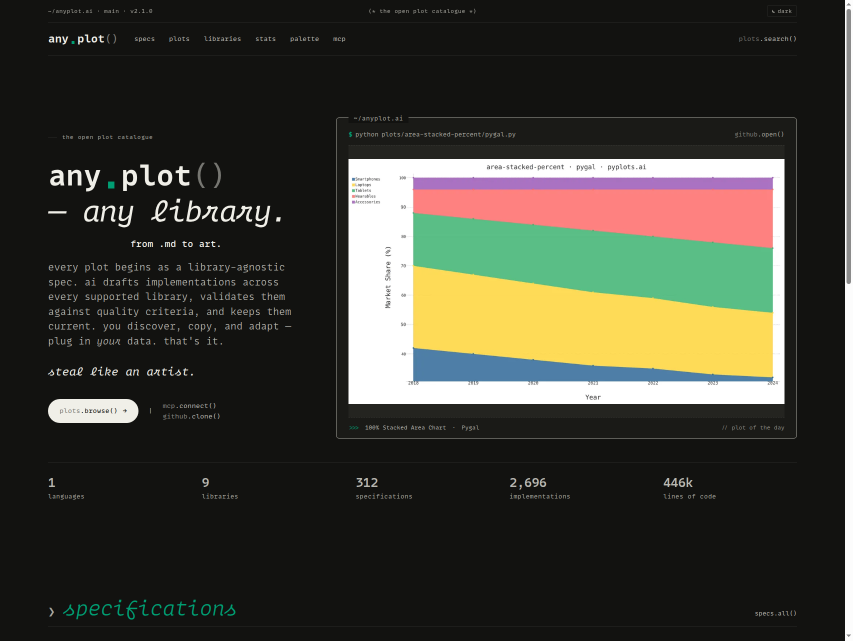
#> input picture audit-dark-home.png, 1705 x 1281 px (shown at 1/2 size)
$ python -i images.py   (imports and definitions only)
#> lines starting #> are read from the running program, lines starting #| are printed output that depends on the picture
"""Image processing utilities for anyplot.

This module provides reusable functions for image manipulation:
- Thumbnail generation with aspect ratio preservation
- PNG optimization with pngquant
- Branded og:image generation for social media (any.plot() visual style)
- Collage generation for spec overview pages
- Before/after comparison images for update reviews

Usage as CLI:
    python -m core.images thumbnail input.png output.png 400
    python -m core.images process input.png output.png thumb.png
    python -m core.images brand input.png output.png "scatter-basic" "matplotlib"
    python -m core.images collage output.png img1.png img2.png img3.png img4.png
    python -m core.images compare before.png after.png output.png [spec_id] [library]
    python -m core.images home output.png [theme]
"""

import logging
import os
import threading
import time
from io import BytesIO
from pathlib import Path

from PIL import Image, ImageDraw, ImageFont
from PIL import features as pil_features

# anyplot categorical palette — "imprint" (v3 hybrid-v3 ordering).
# Defined as a separate module so the project's named-API (palette.green,
# palette.semantic.bad, etc.) plus sequential / diverging cmaps live in one
# place. Full design rationale:
#   docs/reference/palette-variants/v3/decision-rationale.md
from .palette import AMBER as ANYPLOT_AMBER  # noqa: F401  (re-exported public API)
from .palette import BLUE as ANYPLOT_BLUE
from .palette import CYAN as ANYPLOT_CYAN
from .palette import GREEN as ANYPLOT_GREEN
from .palette import IMPRINT as ANYPLOT_PALETTE  # noqa: F401  (re-exported public API)
from .palette import LAVENDER as ANYPLOT_LAVENDER
from .palette import LIME as ANYPLOT_LIME
from .palette import OCHRE as ANYPLOT_OCHRE
from .palette import RED as ANYPLOT_RED
from .palette import ROSE as ANYPLOT_ROSE
from .palette import palette  # noqa: F401  (re-exported named API)


# Note: imprint_seq / imprint_div_{light,dark} are NOT auto-registered with
# matplotlib when this module is imported — core/images.py is PIL-only and
# importing it should not pull matplotlib in as a side effect. Callers that
# render with matplotlib should call
# ``from core.palette import register_with_matplotlib; register_with_matplotlib()``
# themselves before referring to the cmaps by string name.


logger = logging.getLogger(__name__)

# Responsive image sizes and formats (issue #5191)
RESPONSIVE_SIZES = [1200, 800, 400]
RESPONSIVE_FORMATS: list[tuple[str, str, dict]] = [("png", "PNG", {}), ("webp", "WEBP", {"quality": 80})]
WEBP_FULL_QUALITY = 85

# GCS bucket for static assets (fonts). MonoLisa 3.000 (Code family, variable
# wght + GRAD); the cache dir carries the version so a warm container never
# serves an older file under the same name.
GCS_STATIC_BUCKET = "anyplot-static"
MONOLISA_FONT_PATH = "fonts/v3/desktop/MonoLisaCodeUpright.ttf"
MONOLISA_ITALIC_FONT_PATH = "fonts/v3/desktop/MonoLisaCodeItalic.ttf"
FONT_CACHE_DIR = Path("/tmp/anyplot-fonts/v3")
# OpenType stylistic set that turns MonoLisa Italic into its script forms
# (`ss01` since v3; it was `ss02` in v2, which now means "alt i r").
MONOLISA_SCRIPT_FEATURE = "ss01"

# =============================================================================
# Design tokens — match docs/reference/style-guide.md (§4 Color System)
# =============================================================================
#
# Theme dicts so OG images can be rendered light or dark from the same code.
# Token names mirror the CSS custom properties defined in the React app
# (`--bg-page`, `--ink`, `--imprint-green`, etc.) so the OG cards read as a direct
# translation of the in-product surfaces. The imprint palette itself is
# re-exported from core/palette at the top of this module.

LIGHT_THEME: dict[str, str] = {
    "bg_page": "#F5F3EC",  # warm cream — matches `--bg-page` in app/src/styles/tokens.css
    "bg_surface": "#FAF8F1",  # plot card surface — `--bg-surface`
    "ink": "#1A1A17",  # primary text — `--ink`
    "ink_soft": "#4A4A44",  # secondary text — `--ink-soft`
    "ink_muted": "#6B6A63",  # tertiary / meta — `--ink-muted`
    "rule": "#D4D2CC",  # ~rgba(26,26,23,0.15) flattened on bg_page
    "card_shadow": "#D9D5C8",
}

DARK_THEME: dict[str, str] = {
    "bg_page": "#121210",  # warm near-black — matches dark `--bg-page` in tokens.css
    "bg_surface": "#1A1A17",
    "ink": "#F0EFE8",
    "ink_soft": "#B8B7B0",
    "ink_muted": "#A8A79F",
    "rule": "#33332F",  # ~rgba(240,239,232,0.15) flattened on bg_page
    "card_shadow": "#000000",
}

# Library → anyplot palette accent color used for the colored 8x8 chip square
# next to library.method() callouts. Falls back to brand green for unknowns.
# Mapping picks the imprint hue that best matches each library's own brand
# identity rather than a fixed slot position — so plotly stays blue-ish,
# bokeh stays purple-ish, matplotlib keeps its red accent, etc.
LIBRARY_COLORS: dict[str, str] = {
    "matplotlib": ANYPLOT_RED,  # matplotlib logo's red accent
    "seaborn": ANYPLOT_ROSE,  # warm statistical-plot mood
    "plotly": ANYPLOT_BLUE,  # plotly's brand blue
    "bokeh": ANYPLOT_LAVENDER,  # bokeh's purple brand
    "altair": ANYPLOT_GREEN,  # altair has green, also brand anchor
    "plotnine": ANYPLOT_LIME,  # ggplot/plotnine green family
    "pygal": ANYPLOT_OCHRE,  # pygal's warm yellow logo
    "highcharts": ANYPLOT_CYAN,  # highcharts cyan-blue brand — distinct from plotly
    "letsplot": ANYPLOT_GREEN,
    "lets-plot": ANYPLOT_GREEN,
}

# Library → typical method call hint shown inside `library.method()` chips.
# Pure visual texture — these don't have to match any single example exactly.
LIBRARY_METHOD_HINTS: dict[str, str] = {
    "matplotlib": "pyplot.plot()",
    "seaborn": "scatterplot()",
    "plotly": "graph_objects.Figure()",
    "bokeh": "figure()",
    "altair": "Chart.mark_point()",
    "plotnine": "ggplot()",
    "pygal": "Line()",
    "highcharts": "Chart()",
    "letsplot": "ggplot()",
    "lets-plot": "ggplot()",
}

# Shortcut aliases used by the OG image pipeline.
ANYPLOT_BG = LIGHT_THEME["bg_page"]
ANYPLOT_DARK = LIGHT_THEME["ink"]
COLOR_LABEL_GRAY = LIGHT_THEME["ink_muted"]
COLOR_PLACEHOLDER_GRAY = LIGHT_THEME["ink_muted"]

# Domain string surfaced in the masthead-style top rule on every variant
# (the issue explicitly requires `anyplot.ai` to be visible on every OG card).
DOMAIN = "anyplot.ai"

# Tagline rotation — keep aligned with style-guide §3.3.
TAGLINE_FULL = "get inspired. grab the code. make it yours."
TAGLINE_SHORT = "any library."

# OG image dimensions (recommended for social media)
OG_WIDTH = 1200
OG_HEIGHT = 630
HEADER_HEIGHT = 80

# --- OG single-card layout ---
OG_OUTER_PADDING = 48  # outer margin around the card content
OG_MASTHEAD_HEIGHT = 38  # top rule height (`any.plot()  …  ~/anyplot.ai`)
OG_MASTHEAD_GAP = 22  # space between masthead rule and section title
OG_SECTION_TITLE_GAP = 16  # space between section title and plot card
OG_FOOTER_GAP = 18  # space between plot card and footer chip row
OG_CARD_PADDING = 18

# --- OG collage layout ---
COLLAGE_TOP_MARGIN = OG_OUTER_PADDING
COLLAGE_SIDE_MARGIN = OG_OUTER_PADDING
COLLAGE_CARD_GAP_X = 14
COLLAGE_CARD_GAP_Y = 30  # extra vertical room so the chip label sits below each card
COLLAGE_CARD_PADDING = 8
COLLAGE_LABEL_GAP = 8
COLLAGE_BOTTOM_MARGIN = OG_OUTER_PADDING
COLLAGE_COLS = 3
COLLAGE_ROWS = 2
COLLAGE_MAX_IMAGES = 6
COLLAGE_CARD_ASPECT = 16 / 9
COLLAGE_CARD_RADIUS = 10
COLLAGE_SHADOW_OFFSET = 2

# --- Comparison layout ---
COMPARE_WIDTH = 2400
COMPARE_HEIGHT = 800
COMPARE_MARGIN = 48
COMPARE_GAP = 36
COMPARE_HEADER_HEIGHT = 52
COMPARE_LABEL_HEIGHT = 44


# [15 lines left out: functions _text_size, _text_advance, not called in this run]


# Optional: pngquant for better compression
try:
    import subprocess

    # `timeout=5` so a wedged binary can't block FastAPI startup forever
    # (this runs at module import time → before app is serving).
    _HAS_PNGQUANT = subprocess.run(["pngquant", "--version"], capture_output=True, timeout=5).returncode == 0
except (FileNotFoundError, subprocess.SubprocessError, subprocess.TimeoutExpired):  # fmt: skip
    _HAS_PNGQUANT = False


# [174 lines left out: functions create_thumbnail, optimize_png, process_plot_image, create_responsive_variants, not called in this run]


# =============================================================================
# Font loading (MonoLisa from GCS, with system-font fallback)
# =============================================================================


def _is_cached_font(path: Path) -> bool:
    """A usable cache entry is a file with bytes in it — see `_get_monolisa_font_path`."""
    return path.is_file() and path.stat().st_size > 0


# Seconds before a failed font download is attempted again, per cache file.
# A failed attempt (no credentials, no network) costs a full client timeout,
# and until 2026-09-10 the 0-byte file it left behind was, by accident, what
# stopped every later render from retrying. The failure is remembered here
# instead, in-process, so the cost is one attempt per cooldown — not one per
# render, and not "never again" for the life of the instance.
_FONT_DOWNLOAD_RETRY_AFTER = 600.0
_font_download_failed_at: dict[str, float] = {}

# One lock around check → download → publish. Renders run in worker threads
# (api/routers/og_images.py, two at a time), and two of them can miss the cache
# in the same instant; without the lock both download to the same path and a
# failing one could delete what its peer just wrote. Re-entrant because the
# italic branch falls back to the upright font through the same function.
_font_cache_lock = threading.RLock()


def _download_recently_failed(cache_filename: str) -> bool:
    failed_at = _font_download_failed_at.get(cache_filename)
    return failed_at is not None and time.monotonic() - failed_at < _FONT_DOWNLOAD_RETRY_AFTER


# [178 lines left out: functions _get_monolisa_font_path, _set_variable_weight, _get_font, _draw_anyplot_wordmark, not called in this run]


# Legacy alias — the function was previously named `_draw_anyplot_logo`. Kept so
# any external consumer (and the existing test suite) keeps working.
_draw_anyplot_logo = _draw_anyplot_wordmark


# [436 lines left out: functions _hex_to_rgb, _blend, _draw_masthead, _draw_section_title, _draw_eyebrow_and_domain, _draw_method_chip and 8 more, not called in this run]


_SHAPING_WARNED = False


# [298 lines left out: functions _draw_text_with_features, create_home_og_image, create_branded_og_image, _calculate_collage_grid, _draw_collage_cards, _measure_chip_width, not called in this run]


def create_og_collage(
    images: list[str | Path | Image.Image | bytes],
    output_path: str | Path | None = None,
    labels: list[str] | None = None,
    *,
    spec_id: str | None = None,
    theme: str = "light",
) -> Image.Image | bytes:
    """Create a collage OG image from multiple plot images.

    Creates a 2×3 grid (2 rows, 3 columns) with the any.plot() masthead and
    chip-style labels under each card. Used by `/og/{spec_id}.png` to show one
    spec rendered across multiple libraries.

    Args:
        images: List of plot images (paths, PIL Images, or bytes), up to 6
        output_path: If provided, save to this path
        labels: Optional labels (typically "spec_id · library_id")
        spec_id: Optional spec slug for the `❯ {spec_id} — every library.` title
        theme: "light" or "dark"
    """
    if not images:
        raise ValueError("At least one image is required")

    theme_dict = DARK_THEME if theme == "dark" else LIGHT_THEME
    loaded_images = [_load_plot_image(img) for img in images[:COLLAGE_MAX_IMAGES]]

    final = Image.new("RGBA", (OG_WIDTH, OG_HEIGHT), theme_dict["bg_page"])
    draw = ImageDraw.Draw(final)

    # --- Top frame: any.plot() wordmark + spec eyebrow + domain ---
    collage_eyebrow = f"{spec_id} — {TAGLINE_SHORT}" if spec_id else TAGLINE_SHORT
    eyebrow_bottom = _draw_eyebrow_and_domain(draw, theme_dict, eyebrow_text=collage_eyebrow, with_wordmark=True)

    # --- Grid ---
    grid_top = eyebrow_bottom + 6
    grid_bottom = OG_HEIGHT - COLLAGE_BOTTOM_MARGIN
    slot_width, slot_height, inner_width, inner_height = _calculate_collage_grid(grid_top, grid_bottom)
    _draw_collage_cards(
        final, loaded_images, labels, grid_top, slot_width, slot_height, inner_width, inner_height, theme_dict
    )

    return _finalize_og_image(final, output_path, theme=theme_dict)


# [94 lines not run here, left out]

>>> import cv2
>>> picture = cv2.imread('../audit-dark-home.png', cv2.IMREAD_GRAYSCALE)
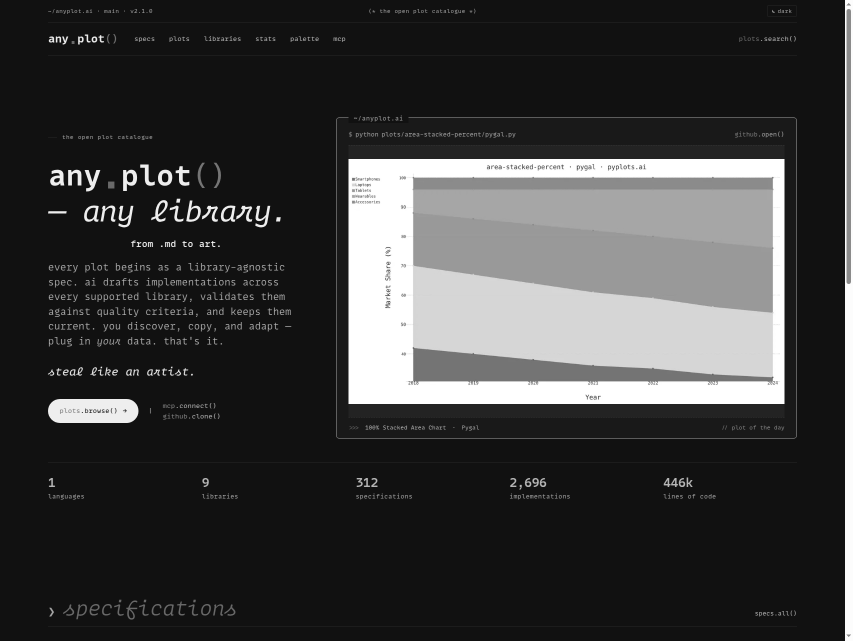
#> picture: shape (1281, 1705) (shown at 1/2 size); min 16, max 255, mean 58.4
>>> result = create_og_collage(picture)
#> (the run stopped early here; a loop or call above may not have finished)
